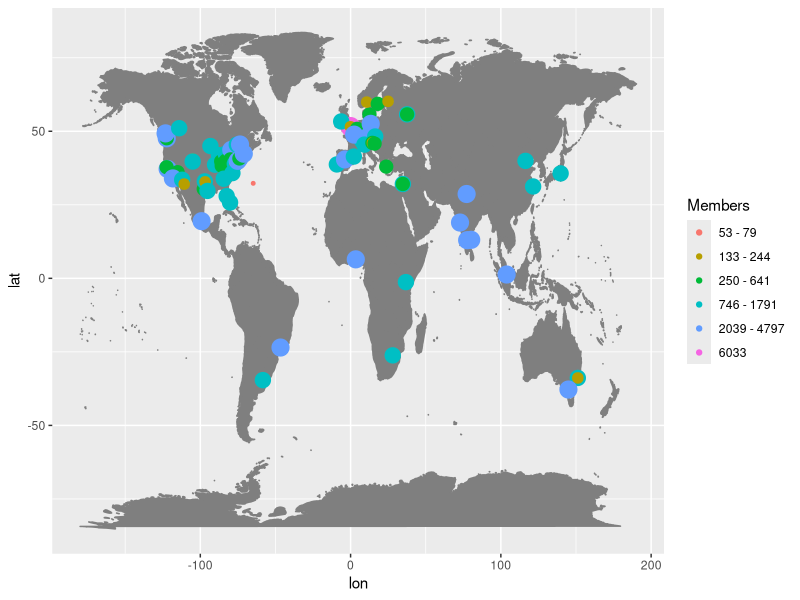
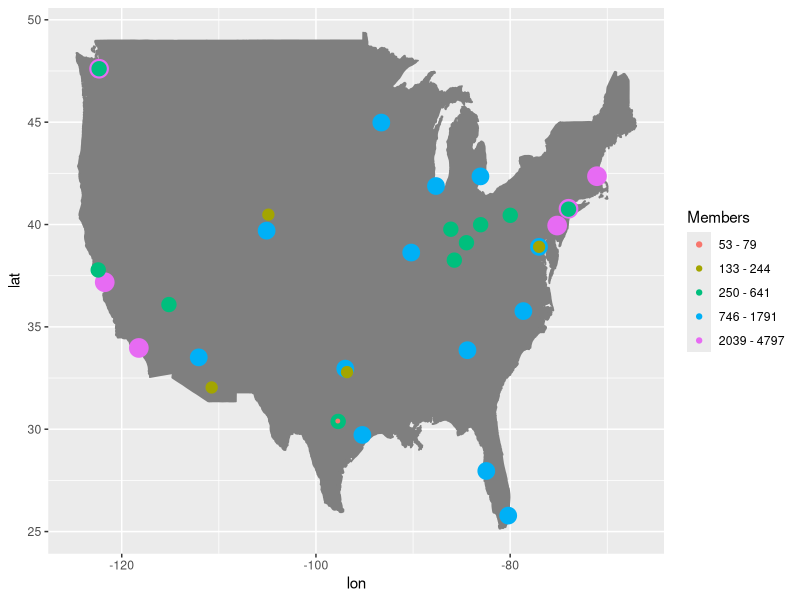
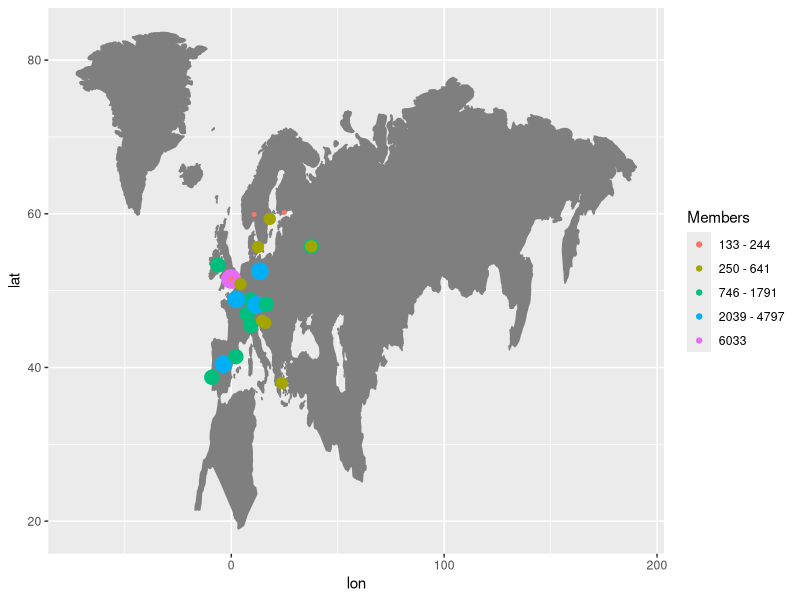
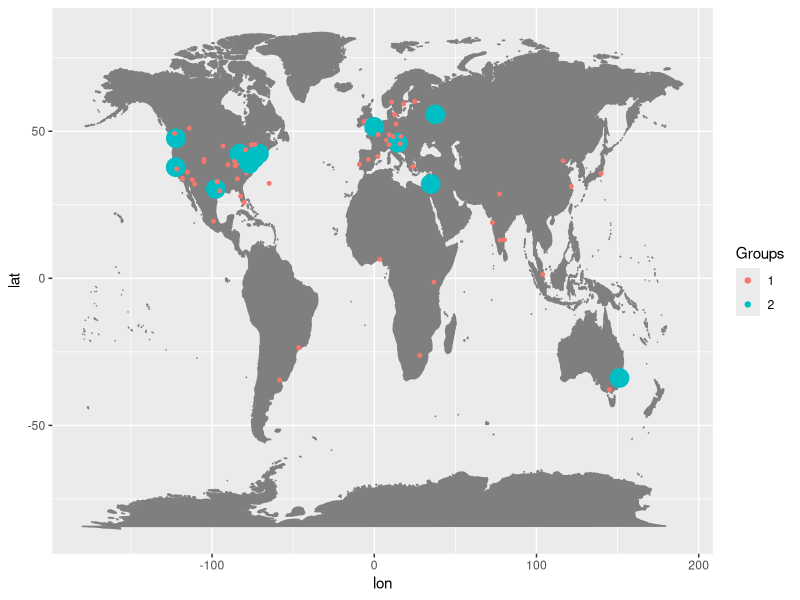
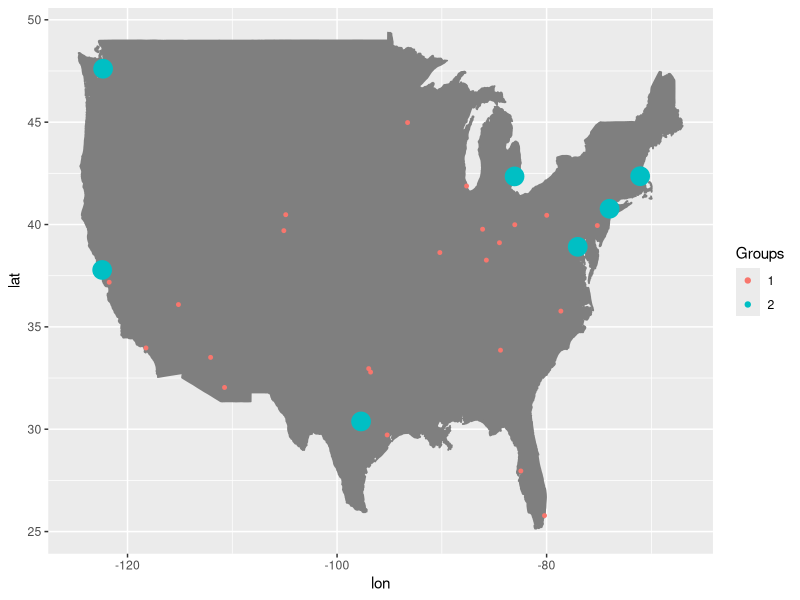
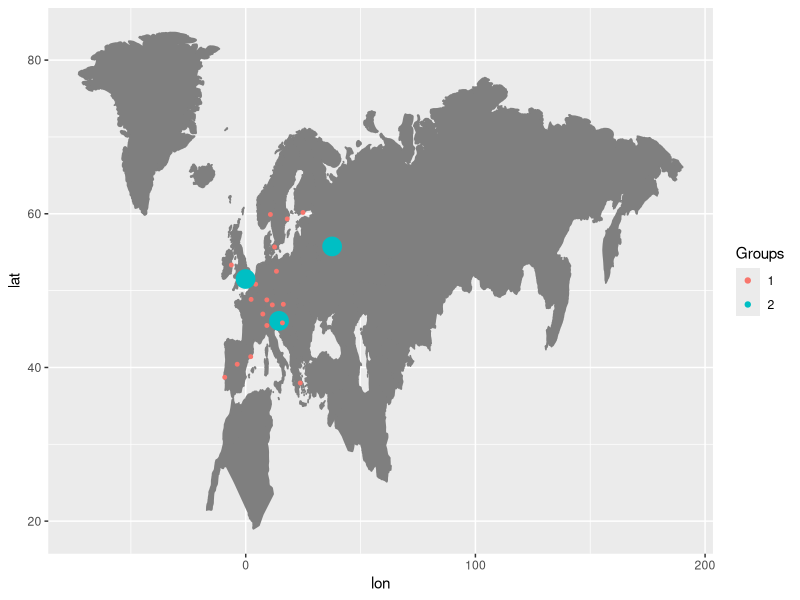
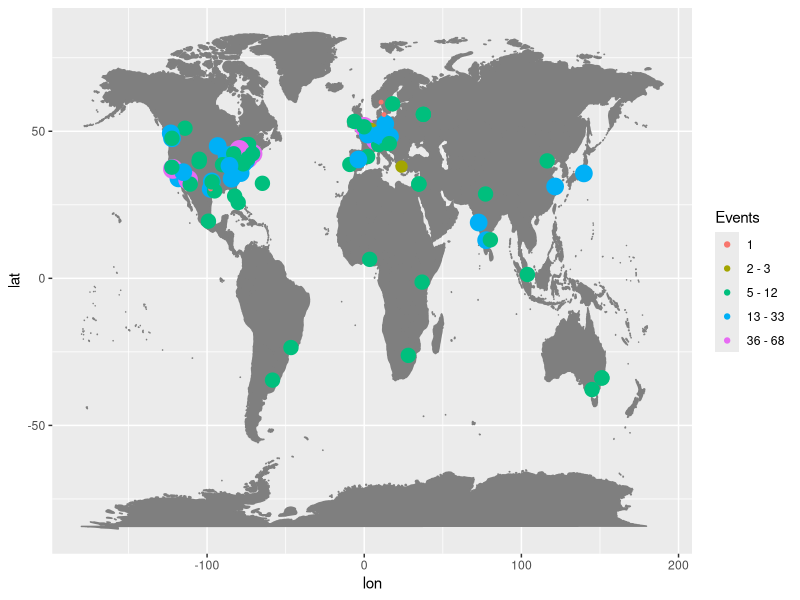
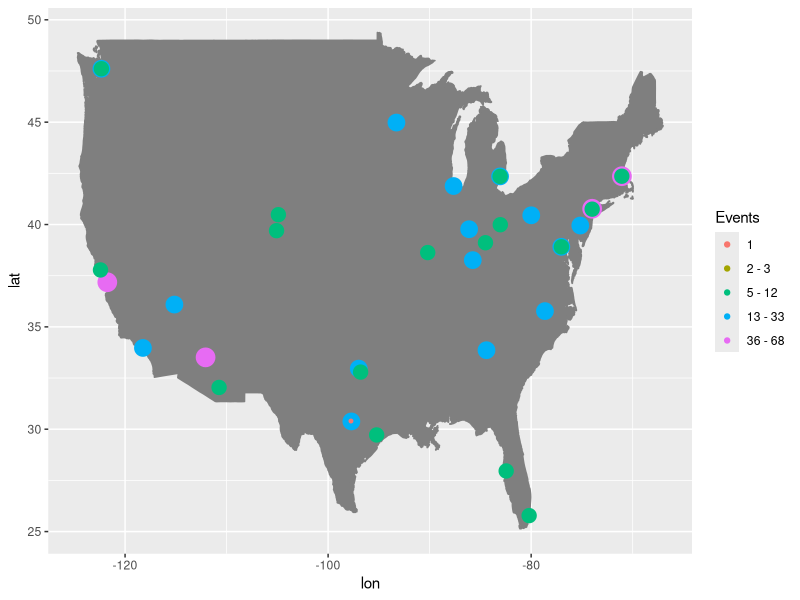

Reproduce these figures in R, in order.
## ---- chunk 1
knitr::opts_chunk$set(echo = TRUE)
## ---- chunk 2
library(ggplot2)
library(dplyr)
library(maps)
## ---- chunk 3
bdd_groups <- read.csv('../data/groups_find_bdd.csv')
bdd_groups <- bdd_groups %>% filter(organizer_name == "Nancy Berlin")
## ---- chunk 4
bdd_groups_members <- bdd_groups %>%
  mutate(members_log = round(log(members)))

bdd_groups_members <- bdd_groups_members %>%
  group_by(members_log) %>%
  mutate(members_min_max = ifelse(min(members) == max(members), 
                               paste(min(members)),
                               paste(min(members), "-", max(members))))

ggplot(data=bdd_groups_members,
       aes(x=lon, y=lat, size=members_log, colour=reorder(members_min_max, members_log))) +
  borders("world", colour="gray50", fill="gray50") +
  geom_point() +
  scale_color_discrete(name="Members") +
  scale_size_continuous(guide=FALSE)

ggsave("bdd_groups_members.png")

ggplot(data=bdd_groups_members %>% filter(country=="US"), 
       aes(x=lon, y=lat, size=members_log, colour=reorder(members_min_max, members_log))) +
  borders("usa", colour="gray50", fill="gray50") +
  geom_point() +
  scale_color_discrete(name="Members") +
  scale_size_continuous(guide=FALSE)

ggsave("bdd_groups_members_usa.png")

ggplot(data=bdd_groups_members %>% filter(grepl("^Europe", timezone)), 
       aes(x=lon, y=lat, size=members_log, colour=reorder(members_min_max, members_log))) +
  borders("world", colour="gray50", fill="gray50", xlim = c(-20, 59), ylim = c(35, 71)) +
  geom_point() +
  scale_color_discrete(name="Members") +
  scale_size_continuous(guide=FALSE) 

ggsave("bdd_groups_members_eu.png")

## ---- chunk 5
bdd_groups_per_city <- bdd_groups %>% group_by(city) %>%
  summarise(
    num_groups = n(),
    lon = first(lon),
    lat = first(lat),
    country = first(country),
    timezone = first(timezone)
  )

ggplot(data=bdd_groups_per_city, aes(x=lon, y=lat, size=num_groups, colour=factor(num_groups))) +
  borders("world", colour="gray50", fill="gray50") +
  geom_point() +
  scale_color_discrete(name="Groups") +
  scale_size_continuous(guide=FALSE)

ggsave("bdd_groups_per_city.png")

ggplot(data=bdd_groups_per_city %>% filter(country=="US"), 
       aes(x=lon, y=lat, size=num_groups, colour=factor(num_groups))) +
  borders("usa", colour="gray50", fill="gray50") +
  geom_point() +
  scale_color_discrete(name="Groups") +
  scale_size_continuous(guide=FALSE)

ggsave("bdd_groups_per_city_usa.png")

ggplot(data=bdd_groups_per_city %>% filter(grepl("^Europe", timezone)), 
       aes(x=lon, y=lat, size=num_groups, colour=factor(num_groups))) +
  borders("world", colour="gray50", fill="gray50", xlim = c(-20, 59), ylim = c(35, 71)) +
  geom_point() +
  scale_color_discrete(name="Groups") +
  scale_size_continuous(guide=FALSE)

ggsave("bdd_groups_per_city_eu.png")
## ---- chunk 6
bdd_past_events <- read.csv('../data/big_data_developers_events_past.csv')

bdd_past_events_merge <- merge(bdd_groups %>% select(urlname, lat, lon, city, country, timezone, members),
                         bdd_past_events, by.x="urlname", by.y="group_urlname")
## ---- chunk 7

bdd_past_events_frequency <- bdd_past_events_merge %>% 
  group_by(urlname) %>% 
  summarise(num_events=n(),
            lat=first(lat), lon=first(lon), 
            city=first(city), country=first(country), timezone=first(timezone)) %>%
  mutate(num_events_log = round(log(num_events)))

bdd_past_events_frequency <- bdd_past_events_frequency %>%
  group_by(num_events_log) %>%
  mutate(events_min_max = ifelse(min(num_events) == max(num_events), 
                               paste(min(num_events)),
                               paste(min(num_events), "-", max(num_events))))

ggplot(data=bdd_past_events_frequency, 
       aes(x=lon, y=lat, size=num_events_log, colour=reorder(events_min_max, num_events_log))) +
  borders("world", colour="gray50", fill="gray50") +
  geom_point() +
  scale_color_discrete(name="Events") +
  scale_size_continuous(guide=FALSE)

ggsave("bdd_past_events.png")

ggplot(data=bdd_past_events_frequency %>% filter(country=="US"), 
       aes(x=lon, y=lat, size=num_events_log, colour=reorder(events_min_max, num_events_log))) +
  borders("usa", colour="gray50", fill="gray50") +
  geom_point() +
  scale_color_discrete(name="Events") +
  scale_size_continuous(guide=FALSE)

ggsave("bdd_past_events_usa.png")

ggplot(data=bdd_past_events_frequency %>% filter(grepl("^Europe", timezone)), 
       aes(x=lon, y=lat, size=num_events_log, colour=reorder(events_min_max, num_events_log))) +
  borders("world", colour="gray50", fill="gray50", xlim = c(-20, 59), ylim = c(35, 71)) +
  geom_point() +
  scale_color_discrete(name="Events") +
  scale_size_continuous(guide=FALSE)

ggsave("bdd_past_events_eu.png")
## ---- chunk 8

# compute time between events for each group
bdd_past_events_change <- bdd_past_events_merge %>%
  group_by(urlname) %>%
  arrange(urlname, time) %>%
  mutate(
    event_time = as.POSIXct(time/1000, origin="1970-01-01"),
    prev_event_time = lag(event_time),
    event_interval = ceiling(as.numeric(difftime(event_time, prev_event_time, units="days")))
  )

bdd_past_events_time_between <- bdd_past_events_change %>%
  filter(!is.na(event_interval)) %>%
  mutate(event_interval_log = round(log(event_interval))) %>%
  group_by(urlname, event_interval_log) %>%
  summarise(
    num_events = n(),
    event_interval_mean = ceiling(mean(event_interval, na.rm=TRUE)),
    lat=first(lat),
    lon=first(lon), 
    city=first(city), 
    country=first(country), 
    timezone=first(timezone)
  ) %>% mutate(
    event_interval_mean = ifelse(is.na(event_interval_mean), 0, event_interval_mean)
  ) %>% group_by(urlname) %>% mutate(
    num_events_max = max(num_events),
    buckets = n() # how much variation between events
  ) %>% ungroup() %>%
  group_by(event_interval_log) %>%
  mutate(
    event_interval_mean_min_max = ifelse(
      min(event_interval_mean) == max(event_interval_mean),
      paste(min(event_interval_mean)),
      paste(min(event_interval_mean), "-", max(event_interval_mean)))
  )

bdd_past_events_time_between_top <- bdd_past_events_time_between %>%
  filter(num_events == num_events_max)

ggplot(data=bdd_past_events_time_between_top, 
       aes(x=lon, y=lat, size=1/buckets, colour=reorder(event_interval_mean_min_max, event_interval_log))) +
  borders("world", colour="gray50", fill="gray50") +
  geom_point() +
  scale_color_discrete(name="Avg. Days") +
  scale_size_continuous(guide=FALSE)

ggsave("bdd_event_time.png")

ggplot(data=bdd_past_events_time_between_top %>% filter(country=="US"), 
       aes(x=lon, y=lat, size=1/buckets, colour=reorder(event_interval_mean_min_max, event_interval_log))) +
  borders("usa", colour="gray50", fill="gray50") +
  geom_point() +
  scale_color_discrete(name="Avg. Days") +
  scale_size_continuous(guide=FALSE)

ggsave("bdd_event_time_usa.png")


ggplot(data=bdd_past_events_time_between_top %>% filter(grepl("^Europe", timezone)), 
       aes(x=lon, y=lat, size=1/buckets, colour=reorder(event_interval_mean_min_max, event_interval_log))) +
  borders("world", colour="gray50", fill="gray50", xlim = c(-20, 59), ylim = c(35, 71)) +
  geom_point() +
  scale_color_discrete(name="Avg. Days") +
  scale_size_continuous(guide=FALSE)

ggsave("bdd_event_time_eu.png")
## ---- chunk 9
# num rsvps rounded log, group by city, count rsvp logs per city, histogram showing totals (or just top?)
# rsvp's as a proportion of total membership ??

bdd_past_events_merge <- bdd_past_events_merge %>% 
  mutate(rsvp_log = round(log(yes_rsvp_count + 1)), # some have 0
         rsvp_members = round((yes_rsvp_count + 1)/members, 2),
         rsvp_members_log = round(log((yes_rsvp_count + 1)/members))) 

bdd_past_events_rsvp <- bdd_past_events_merge %>%
  group_by(urlname, rsvp_log) %>%
  summarise(
    num_events = n(),
    rsvp_min = min(yes_rsvp_count),
    rsvp_max = max(yes_rsvp_count),
    lon = first(lon),
    lat = first(lat),
    city = first(city),
    country = first(country),
    timezone = first(timezone)
  )

bdd_past_events_rsvp <- bdd_past_events_rsvp %>%
  group_by(rsvp_log) %>%
  mutate(rsvp_min_max = ifelse(min(rsvp_min) == max(rsvp_max), 
                               paste(min(rsvp_min)),
                               paste(min(rsvp_min), "-", max(rsvp_max))))

bdd_past_events_rsvp <- bdd_past_events_rsvp %>%
  group_by(urlname) %>%
  mutate(num_events_max = max(num_events))

# How many rsvp's did the majority of a group's events have?
bdd_past_events_rsvp_top <- bdd_past_events_rsvp %>%
  filter(num_events_max == num_events)

ggplot(data=bdd_past_events_rsvp_top, 
       aes(x=lon, y=lat, 
           size=rsvp_log, 
           colour=reorder(rsvp_min_max, rsvp_log))) +
  borders("world", colour="gray50", fill="gray50") +
  geom_point() +
  scale_color_discrete(name="RSVPs") +
  scale_size_continuous(guide=FALSE)

ggsave("bdd_rsvps.png")

ggplot(data=bdd_past_events_rsvp_top %>% filter(country=="US"), 
       aes(x=lon, y=lat, size=rsvp_log, colour=reorder(rsvp_min_max, rsvp_log))) +
  borders("usa", colour="gray50", fill="gray50") +
  geom_point() +
  scale_color_discrete(name="RSVPs") +
  scale_size_continuous(guide=FALSE)

ggsave("bdd_rsvps_us.png")

ggplot(data=bdd_past_events_rsvp_top %>% filter(grepl("^Europe", timezone)), 
       aes(x=lon, y=lat, size=rsvp_log, color=reorder(rsvp_min_max, rsvp_log))) +
  borders("world", colour="gray50", fill="gray50", xlim = c(-10, 40), ylim = c(30, 60)) +
  geom_point() +
  scale_color_discrete(name="RSVPs") +
  scale_size_continuous(guide=FALSE)

ggsave("bdd_rsvps_eu.png")

## ---- chunk 10
bdd_past_events_rsvp_members <- bdd_past_events_merge %>%
  group_by(urlname, rsvp_members_log) %>%
  summarise(
    num_events = n(),
    rsvp_members_min = min(rsvp_members),
    rsvp_members_max = max(rsvp_members),
    lon = first(lon),
    lat = first(lat),
    city = first(city),
    country = first(country),
    timezone = first(timezone)
  )

bdd_past_events_rsvp_members <- bdd_past_events_rsvp_members %>%
  group_by(rsvp_members_log) %>%
  mutate(rsvp_members_min_max = ifelse(min(rsvp_members_min) == max(rsvp_members_max), 
                               paste(min(rsvp_members_min)),
                               paste(min(rsvp_members_min), "-", max(rsvp_members_max))))

bdd_past_events_rsvp_members <- bdd_past_events_rsvp_members %>%
  group_by(urlname) %>%
  mutate(num_events_max = max(num_events))

# How many rsvp's did the majority of a group's events have?
bdd_past_events_rsvp_members_top <- bdd_past_events_rsvp_members %>%
  filter(num_events_max == num_events)

ggplot(data=bdd_past_events_rsvp_members_top, 
       aes(x=lon, y=lat, 
           size=rsvp_members_log, 
           colour=reorder(rsvp_members_min_max, rsvp_members_log))) +
  borders("world", colour="gray50", fill="gray50") +
  geom_point() +
  scale_color_discrete(name="% Members RSVP") +
  scale_size_continuous(guide=FALSE)

ggsave("bdd_rsvps_members.png")

ggplot(data=bdd_past_events_rsvp_members_top %>% filter(country=="US"), 
       aes(x=lon, y=lat, size=rsvp_members_log, colour=reorder(rsvp_members_min_max, rsvp_members_log))) +
  borders("usa", colour="gray50", fill="gray50") +
  geom_point() +
  scale_color_discrete(name="% Members RSVP") +
  scale_size_continuous(guide=FALSE)

ggsave("bdd_rsvps_members_us.png")

ggplot(data=bdd_past_events_rsvp_members_top %>% filter(grepl("^Europe", timezone)), 
       aes(x=lon, y=lat, size=rsvp_members_log, color=reorder(rsvp_members_min_max, rsvp_members_log))) +
  borders("world", colour="gray50", fill="gray50", xlim = c(-10, 40), ylim = c(30, 60)) +
  geom_point() +
  scale_color_discrete(name="% Members RSVP") +
  scale_size_continuous(guide=FALSE)

ggsave("bdd_rsvps_members_eu.png")
## ---- chunk 11
# Number of event comments

# TODO: as a proportion of members

bdd_past_events_merge <- bdd_past_events_merge %>% 
  mutate(comment_log = round(log(comment_count + 1)), # some have 0
         comment_members = round((comment_count + 1)/members, 2),
         comment_members_log = round(log((comment_count + 1)/members))) 

bdd_past_events_comment <- bdd_past_events_merge %>%
  group_by(urlname, comment_log) %>%
  summarise(
    num_events = n(),
    comment_min = min(comment_count),
    comment_max = max(comment_count),
    lon = first(lon),
    lat = first(lat),
    city = first(city),
    country = first(country),
    timezone = first(timezone)
  )

bdd_past_events_comment <- bdd_past_events_comment %>%
  group_by(comment_log) %>%
  mutate(comment_min_max = ifelse(min(comment_min) == max(comment_max), 
                               paste(min(comment_min)),
                               paste(min(comment_min), "-", max(comment_max))))

bdd_past_events_comment <- bdd_past_events_comment %>%
  group_by(urlname) %>%
  mutate(num_events_max = max(num_events))

# How many comment's did the majority of a group's events have?
bdd_past_events_comment_top <- bdd_past_events_comment %>%
  filter(num_events_max == num_events)

ggplot(data=bdd_past_events_comment_top, 
       aes(x=lon, y=lat, 
           size=comment_log, 
           colour=reorder(comment_min_max, comment_log))) +
  borders("world", colour="gray50", fill="gray50") +
  geom_point() +
  scale_color_discrete(name="comments") +
  scale_size_continuous(guide=FALSE)

ggsave("bdd_comments.png")

ggplot(data=bdd_past_events_comment_top %>% filter(country=="US"), 
       aes(x=lon, y=lat, size=comment_log, colour=reorder(comment_min_max, comment_log))) +
  borders("usa", colour="gray50", fill="gray50") +
  geom_point() +
  scale_color_discrete(name="comments") +
  scale_size_continuous(guide=FALSE)

ggsave("bdd_comments_us.png")

ggplot(data=bdd_past_events_comment_top %>% filter(grepl("^Europe", timezone)), 
       aes(x=lon, y=lat, size=comment_log, color=reorder(comment_min_max, comment_log))) +
  borders("world", colour="gray50", fill="gray50", xlim = c(-10, 40), ylim = c(30, 60)) +
  geom_point() +
  scale_color_discrete(name="comments") +
  scale_size_continuous(guide=FALSE)

ggsave("bdd_comments_eu.png")

## ---- chunk 12
bdd_past_events_comment_members <- bdd_past_events_merge %>%
  group_by(urlname, comment_members_log) %>%
  summarise(
    num_events = n(),
    comment_members_min = min(comment_members),
    comment_members_max = max(comment_members),
    lon = first(lon),
    lat = first(lat),
    city = first(city),
    country = first(country),
    timezone = first(timezone)
  )

bdd_past_events_comment_members <- bdd_past_events_comment_members %>%
  group_by(comment_members_log) %>%
  mutate(comment_members_min_max = ifelse(min(comment_members_min) == max(comment_members_max), 
                               paste(min(comment_members_min)),
                               paste(min(comment_members_min), "-", max(comment_members_max))))

bdd_past_events_comment_members <- bdd_past_events_comment_members %>%
  group_by(urlname) %>%
  mutate(num_events_max = max(num_events))

# How many comment's did the majority of a group's events have?
bdd_past_events_comment_members_top <- bdd_past_events_comment_members %>%
  filter(num_events_max == num_events)

ggplot(data=bdd_past_events_comment_members_top, 
       aes(x=lon, y=lat, 
           size=comment_members_min, 
           colour=reorder(comment_members_min_max, comment_members_log))) +
  borders("world", colour="gray50", fill="gray50") +
  geom_point() +
  scale_color_discrete(name="% Members comment") +
  scale_size_continuous(guide=FALSE)

ggsave("bdd_comments_members.png")

ggplot(data=bdd_past_events_comment_members_top %>% filter(country=="US"), 
       aes(x=lon, y=lat, 
           size=comment_members_min, 
           colour=reorder(comment_members_min_max, comment_members_log))) +
  borders("usa", colour="gray50", fill="gray50") +
  geom_point() +
  scale_color_discrete(name="% Members comment") +
  scale_size_continuous(guide=FALSE)

ggsave("bdd_comments_members_us.png")

ggplot(data=bdd_past_events_comment_members_top %>% filter(grepl("^Europe", timezone)), 
       aes(x=lon, y=lat, 
           size=comment_members_min, 
           color=reorder(comment_members_min_max, comment_members_log))) +
  borders("world", colour="gray50", fill="gray50", xlim = c(-10, 40), ylim = c(30, 60)) +
  geom_point() +
  scale_color_discrete(name="% Members comment") +
  scale_size_continuous(guide=FALSE)

ggsave("bdd_comments_members_eu.png")
